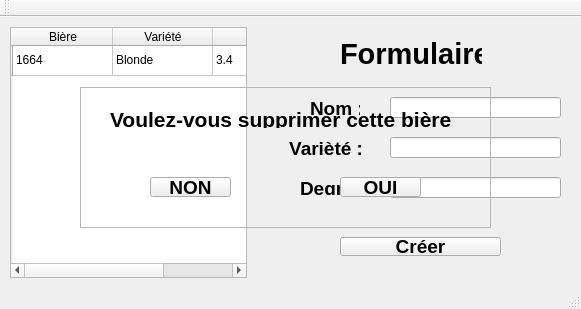
<?xml version="1.0" encoding="UTF-8"?>
<ui version="4.0">
 <class>ListeBiere</class>
 <widget class="QMainWindow" name="ListeBiere">
  <property name="geometry">
   <rect>
    <x>0</x>
    <y>0</y>
    <width>581</width>
    <height>309</height>
   </rect>
  </property>
  <property name="minimumSize">
   <size>
    <width>581</width>
    <height>309</height>
   </size>
  </property>
  <property name="maximumSize">
   <size>
    <width>581</width>
    <height>309</height>
   </size>
  </property>
  <property name="windowTitle">
   <string>MainWindow</string>
  </property>
  <widget class="QWidget" name="centralwidget">
   <widget class="QLabel" name="label">
    <property name="geometry">
     <rect>
      <x>340</x>
      <y>20</y>
      <width>142</width>
      <height>28</height>
     </rect>
    </property>
    <property name="text">
     <string>&lt;html&gt;&lt;head/&gt;&lt;body&gt;&lt;p align=&quot;center&quot;&gt;&lt;span style=&quot; font-size:22pt; font-weight:600;&quot;&gt;Formulaire&lt;/span&gt;&lt;/p&gt;&lt;/body&gt;&lt;/html&gt;</string>
    </property>
   </widget>
   <widget class="QLabel" name="label_2">
    <property name="geometry">
     <rect>
      <x>310</x>
      <y>80</y>
      <width>50</width>
      <height>18</height>
     </rect>
    </property>
    <property name="text">
     <string>&lt;html&gt;&lt;head/&gt;&lt;body&gt;&lt;p align=&quot;right&quot;&gt;&lt;span style=&quot; font-size:14pt; font-weight:600;&quot;&gt;Nom :&lt;/span&gt;&lt;/p&gt;&lt;/body&gt;&lt;/html&gt;</string>
    </property>
   </widget>
   <widget class="QLabel" name="label_3">
    <property name="geometry">
     <rect>
      <x>280</x>
      <y>120</y>
      <width>83</width>
      <height>21</height>
     </rect>
    </property>
    <property name="text">
     <string>&lt;html&gt;&lt;head/&gt;&lt;body&gt;&lt;p align=&quot;right&quot;&gt;&lt;span style=&quot; font-size:14pt; font-weight:600;&quot;&gt;Varièté :&lt;/span&gt;&lt;/p&gt;&lt;/body&gt;&lt;/html&gt;</string>
    </property>
   </widget>
   <widget class="QLabel" name="label_4">
    <property name="geometry">
     <rect>
      <x>300</x>
      <y>160</y>
      <width>68</width>
      <height>18</height>
     </rect>
    </property>
    <property name="text">
     <string>&lt;html&gt;&lt;head/&gt;&lt;body&gt;&lt;p align=&quot;right&quot;&gt;&lt;span style=&quot; font-size:14pt; font-weight:600;&quot;&gt;Degré : &lt;/span&gt;&lt;/p&gt;&lt;/body&gt;&lt;/html&gt;</string>
    </property>
   </widget>
   <widget class="QLineEdit" name="nom">
    <property name="geometry">
     <rect>
      <x>390</x>
      <y>80</y>
      <width>171</width>
      <height>21</height>
     </rect>
    </property>
   </widget>
   <widget class="QLineEdit" name="variete">
    <property name="geometry">
     <rect>
      <x>390</x>
      <y>120</y>
      <width>171</width>
      <height>21</height>
     </rect>
    </property>
   </widget>
   <widget class="QLineEdit" name="degre">
    <property name="geometry">
     <rect>
      <x>390</x>
      <y>160</y>
      <width>171</width>
      <height>21</height>
     </rect>
    </property>
   </widget>
   <widget class="QPushButton" name="pushButton">
    <property name="geometry">
     <rect>
      <x>340</x>
      <y>220</y>
      <width>161</width>
      <height>19</height>
     </rect>
    </property>
    <property name="font">
     <font>
      <pointsize>14</pointsize>
      <weight>75</weight>
      <bold>true</bold>
     </font>
    </property>
    <property name="cursor">
     <cursorShape>PointingHandCursor</cursorShape>
    </property>
    <property name="whatsThis">
     <string>&lt;html&gt;&lt;head/&gt;&lt;body&gt;&lt;p align=&quot;center&quot;&gt;Créer&lt;/p&gt;&lt;/body&gt;&lt;/html&gt;</string>
    </property>
    <property name="text">
     <string>Créer</string>
    </property>
   </widget>
   <widget class="QTableWidget" name="tableWidget">
    <property name="geometry">
     <rect>
      <x>10</x>
      <y>10</y>
      <width>237</width>
      <height>251</height>
     </rect>
    </property>
    <row>
     <property name="text">
      <string/>
     </property>
    </row>
    <column>
     <property name="text">
      <string>Bière</string>
     </property>
    </column>
    <column>
     <property name="text">
      <string>Variété</string>
     </property>
    </column>
    <column>
     <property name="text">
      <string>Degré</string>
     </property>
    </column>
    <item row="0" column="0">
     <property name="text">
      <string>1664</string>
     </property>
    </item>
    <item row="0" column="1">
     <property name="text">
      <string>Blonde</string>
     </property>
    </item>
    <item row="0" column="2">
     <property name="text">
      <string>3.4</string>
     </property>
    </item>
   </widget>
   <widget class="QFrame" name="panelsup">
    <property name="enabled">
     <bool>true</bool>
    </property>
    <property name="geometry">
     <rect>
      <x>80</x>
      <y>70</y>
      <width>411</width>
      <height>141</height>
     </rect>
    </property>
    <property name="mouseTracking">
     <bool>false</bool>
    </property>
    <property name="frameShape">
     <enum>QFrame::StyledPanel</enum>
    </property>
    <property name="frameShadow">
     <enum>QFrame::Raised</enum>
    </property>
    <widget class="QLabel" name="label_5">
     <property name="geometry">
      <rect>
       <x>30</x>
       <y>20</y>
       <width>347</width>
       <height>21</height>
      </rect>
     </property>
     <property name="text">
      <string>&lt;html&gt;&lt;head/&gt;&lt;body&gt;&lt;p align=&quot;center&quot;&gt;&lt;span style=&quot; font-size:16pt; font-weight:600;&quot;&gt;Voulez-vous supprimer cette bière ?&lt;/span&gt;&lt;/p&gt;&lt;/body&gt;&lt;/html&gt;</string>
     </property>
    </widget>
    <widget class="QToolButton" name="non">
     <property name="geometry">
      <rect>
       <x>70</x>
       <y>90</y>
       <width>81</width>
       <height>20</height>
      </rect>
     </property>
     <property name="font">
      <font>
       <pointsize>14</pointsize>
       <weight>75</weight>
       <bold>true</bold>
      </font>
     </property>
     <property name="cursor">
      <cursorShape>PointingHandCursor</cursorShape>
     </property>
     <property name="text">
      <string>NON</string>
     </property>
    </widget>
    <widget class="QToolButton" name="oui">
     <property name="geometry">
      <rect>
       <x>260</x>
       <y>90</y>
       <width>81</width>
       <height>20</height>
      </rect>
     </property>
     <property name="font">
      <font>
       <pointsize>14</pointsize>
       <weight>75</weight>
       <bold>true</bold>
      </font>
     </property>
     <property name="cursor">
      <cursorShape>PointingHandCursor</cursorShape>
     </property>
     <property name="text">
      <string>OUI</string>
     </property>
    </widget>
   </widget>
  </widget>
  <widget class="QStatusBar" name="statusbar"/>
  <widget class="QToolBar" name="toolBar">
   <property name="windowTitle">
    <string>toolBar</string>
   </property>
   <attribute name="toolBarArea">
    <enum>TopToolBarArea</enum>
   </attribute>
   <attribute name="toolBarBreak">
    <bool>false</bool>
   </attribute>
  </widget>
 </widget>
 <resources/>
 <connections/>
</ui>
